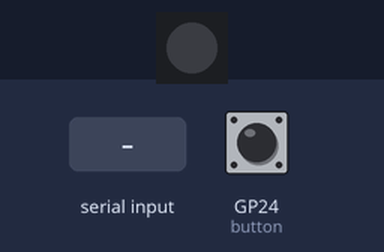
Simulated run of this program. Board: Raspberry Pi Pico running MicroPython. Parts: 1 RGB LEDs in strip order, left to right. The test bench sets the inputs (shaded band); at power-on: GP24 (button) HIGH. Random numbers come from a fixed seed; what the program prints to the serial console is not drawn.

Above: at 1.2 s.
1.3 s: "5" typed at the serial console, then Enter
2.8 s: GP24 (button) pulled LOW for 0.15 s
At 3.6 s:
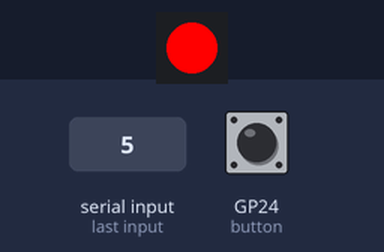
Timing chart, 0 to 5.8 s (numbered marks = the images above; inputs shaded):
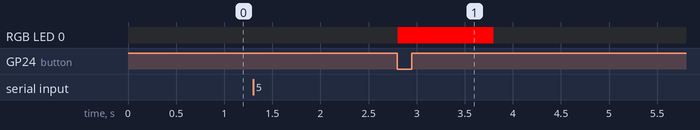

Measured:
- after the input at 1.3 s, every drawn part: stays the same
- after the input at 2.8 s, RGB LED 0: off → RGB(255, 0, 0) at once, → off 1.0 s later

The program:

Multiplication_Quiz.py
```python
from machine import Pin
import neopixel
import time
import random

# Настройка кнопки (GPIO 24) и светодиодов WS2812 (GPIO 23)
button = Pin(24, Pin.IN, Pin.PULL_UP)
num_leds = 1
np = neopixel.NeoPixel(Pin(23), num_leds)

# Функция для изменения цвета светодиодов
def show_color(color):
    for i in range(num_leds):
        np[i] = color
    np.write()

# Функция объяснения умножения с псевдографикой
def explain_multiplication():
    print("                                        ")
    print(" 📢 ОПРЕДЕЛЕНИЕ:                        ")
    print("╔══════════════════════════════════════╗")
    print("║ Умножение — это операция,            ║")
    print("║ которая показывает, сколько раз      ║")
    print("║ одно число складывается с другим.    ║")
    print("║ Например: 3 * 4 — это значит, что    ║")
    print("║ число 3 складывается 4 раза:         ║")
    print("║  3 + 3 + 3 + 3 = 12                  ║")
    print("╚══════════════════════════════════════╝\n")
    print("Теперь попробуем умножить два числа!\n")

# Функция генерации примера
def generate_problem():
    a = random.randint(1, 9)  # Генерируем случайные числа от 1 до 9
    b = random.randint(1, 9)
    correct_answer = a * b
    return a, b, correct_answer

# Функция проверки ответа с кнопкой
def check_answer():
    while True:
        a, b, correct_answer = generate_problem()
        print(f"\nРешите пример: {a} * {b} = ?")

        try:
            user_answer = int(input("Введите ваш ответ: "))
        except ValueError:
            print("❌ Ошибка: Введите число!")
            continue

        print("Нажмите кнопку для проверки ответа...")

        while button.value():  # Ждём нажатия кнопки
            time.sleep(0.1)

        if user_answer == correct_answer:
            print("✅ Правильно!")
            show_color((0, 255, 0))  # Зеленый цвет
            print(f"Правильный ответ: {a} * {b} = {correct_answer}")
            print(f"Объяснение: Умножение — это когда {a} складывается {b} раз, т.е. {a} + {a} + {a} + ... ({b} раз) = {correct_answer}")
        else:
            print(f"❌ Ошибка! Правильный ответ: {correct_answer}")
            show_color((255, 0, 0))  # Красный цвет
            print(f"Объяснение: Умножение — это когда {a} складывается {b} раз, т.е. {a} + {a} + {a} + ... ({b} раз) = {correct_answer}")

        time.sleep(1)  # Даем время посмотреть результат
        show_color((0, 0, 0))  # Выключаем светодиоды
        print("\nСледующий пример...\n")

# Основная программа
try:
    explain_multiplication()  # Объясняем умножение
    check_answer()  # Запускаем тесты
except KeyboardInterrupt:
    print("\nПрограмма завершена пользователем (Ctrl + C).")
    show_color((0, 0, 0))  # Выключаем светодиод
```
